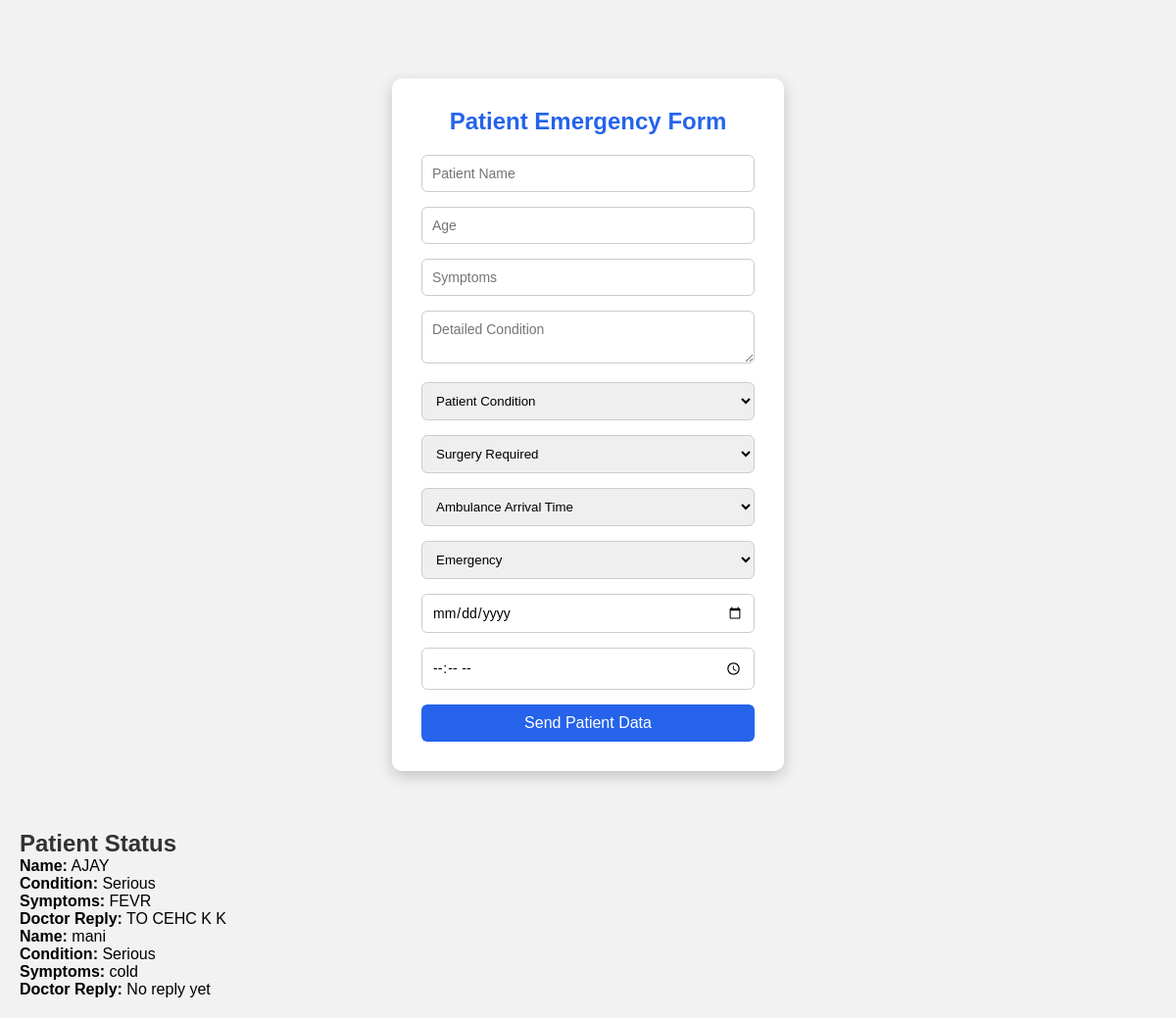
Page /patient on the committed database.
### tables this page shows
CREATE TABLE patients (
            id INTEGER PRIMARY KEY AUTOINCREMENT,
            name TEXT,
            age INTEGER,
            symptoms TEXT,
            description TEXT,
            condition TEXT,
            surgery TEXT,
            eta TEXT,
            emergency TEXT,
            date TEXT,
            time TEXT,
            doctor_reply TEXT
        );

### app.py (the view, shortened to what this page needs)
@app.route('/patient', methods=['GET', 'POST'])
def patient():
    conn = get_db()
    cursor = conn.cursor()
    cursor.execute("SELECT * FROM patients ORDER BY id DESC")
    patients = cursor.fetchall()
    conn.close()
    return render_template('patient.html', patients=patients)

### app.py (called while the page is built)
def get_db():
    conn = sqlite3.connect("telemedicine.db")
    conn.row_factory = sqlite3.Row
    return conn

### templates/patient.html (shortened to what this page needs)
<!DOCTYPE html>
<html lang="en">
<head>
<link rel="stylesheet" href="{{ url_for('static', filename='style.css') }}">
</head>
<body>
<div class="form-container">
<h2>Patient Emergency Form</h2>
<form action="/patient" method="POST">
    <input type="text" name="name" placeholder="Patient Name" required>
    <input type="number" name="age" placeholder="Age" required>
    <input type="text" name="symptoms" placeholder="Symptoms" required>
    <textarea name="description" placeholder="Detailed Condition"></textarea>
    <select name="condition" required>
        <option value="" disabled selected>Patient Condition</option>
    </select>
    <select name="surgery" required>
        <option value="" disabled selected>Surgery Required</option>
    </select>
    <select name="eta" required>
        <option value="" disabled selected>Ambulance Arrival Time</option>
    </select>
    <select name="emergency" required>
        <option value="" disabled selected>Emergency</option>
    </select>
    <input type="date" name="date">
    <input type="time" name="time">
    <button type="submit">Send Patient Data</button>
</form>
</div>
<div class="status-container">
<h2>Patient Status</h2>
{% if patients %}
    {% for patient in patients %}
    <div class="patient-card">
        <p><b>Name:</b> {{ patient['name'] }}</p>
        <p><b>Condition:</b> {{ patient['condition'] }}</p>
        <p><b>Symptoms:</b> {{ patient['symptoms'] }}</p>
        <p><b>Doctor Reply:</b> {{ patient['doctor_reply'] if patient['doctor_reply'] else "No reply yet" }}</p>
    </div>
    {% endfor %}
{% else %}
    <p>No patients available</p>
{% endif %}
</div>
</body>
</html>

### static/style.css (style rules this page uses)
* { margin:0; padding:0; box-sizing:border-box; font-family: Arial, Helvetica, sans-serif; }
.form-container { width:400px; margin:60px auto; background:white; padding:30px; border-radius:10px; box-shadow:0 5px 15px rgba(0,0,0,0.2); }
.form-container h2 { text-align:center; margin-bottom:20px; color:#2563eb; }
.form-container input, .form-container textarea { width:100%; padding:10px; margin-bottom:15px; border-radius:6px; border:1px solid #ccc; font-size:14px; }
.form-container button { width:100%; padding:10px; background:#2563eb; color:white; border:none; border-radius:6px; font-size:16px; cursor:pointer; }
.form-container { width:400px; margin:60px auto; background:white; padding:30px; border-radius:10px; box-shadow:0 5px 15px rgba(0,0,0,0.2); text-align:center; }
.form-container input, .form-container textarea, .form-container select { width:100%; padding:10px; margin-bottom:15px; border-radius:6px; border:1px solid #ccc; }
body { font-family:Arial; background:#f2f2f2; padding:20px; }
h2 { color:#333; }
button { background:#0077b6; color:white; padding:10px; border:none; }

### rows in the picture
patients: name "AJAY", condition "Serious", symptoms "FEVR", doctor_reply "TO CEHC K K"
patients: name "mani", condition "Serious", symptoms "cold", patient "No reply yet"
